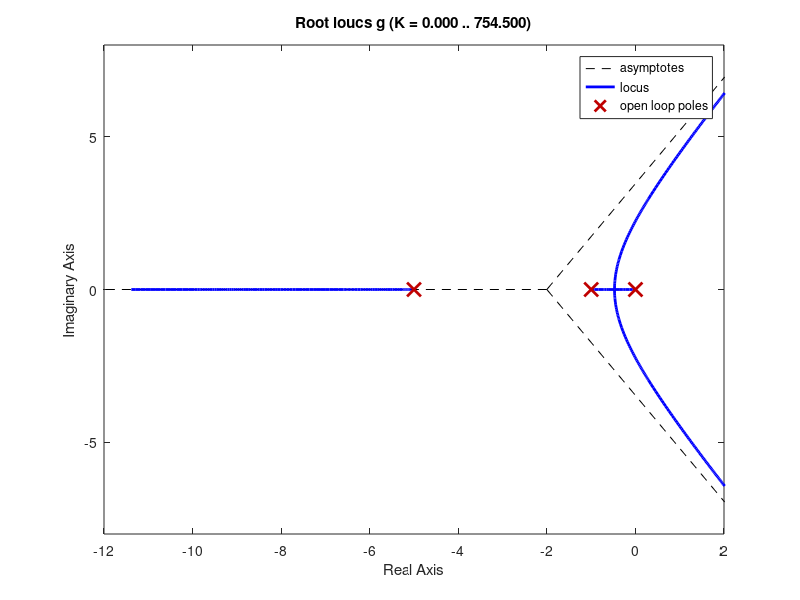

Write MATLAB code to recreate this figure.
% Sketch the root locus for the open loop transfer function G
% 
% G(s) = K/s(s + 1)(s + 5)
% 

n = [1]
d = [1 6 5 0]

g = tf(n, d)
rlocus(g)
v = [-12 2 -8 8]
axis(v)
% axis('square')
grid